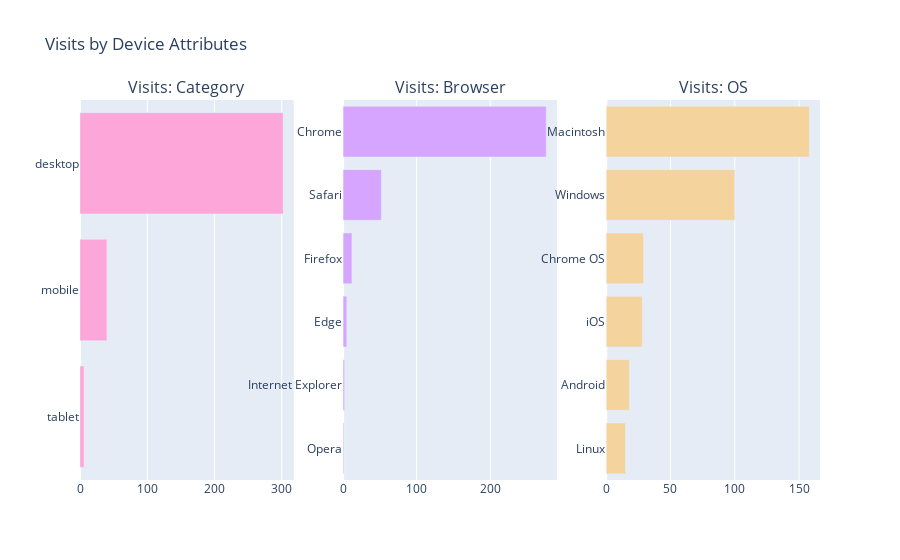
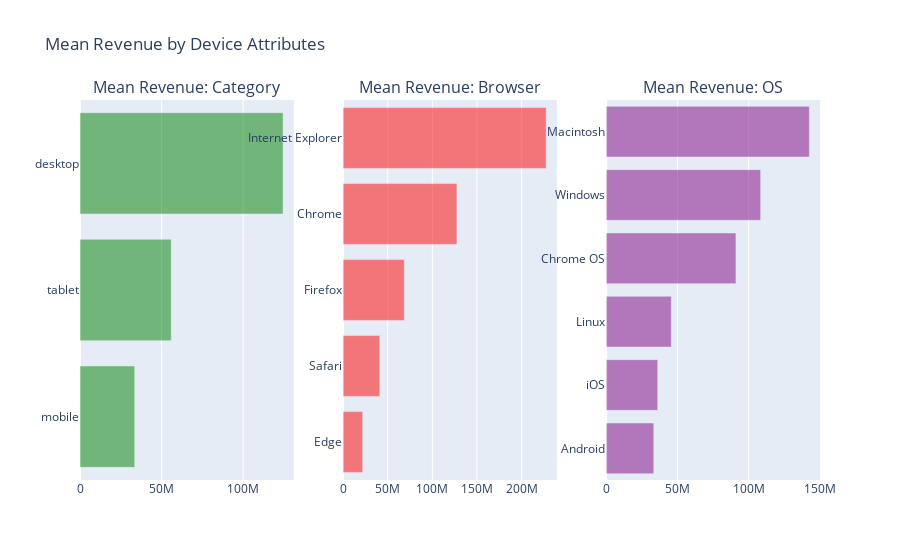

Notebook code cell kept with these figures, in order:
### Markdown cell above
### Device Attributes

> - There is a significant difference in visits from mobile and tablets, but mean revenue for both of them is very close.  
> - Interesting to note that maximum visits are from Chrome browser however maximum revenue is collected from visits throught firefox. 
> - Chrome OS users has generated maximum revenue though maximum visits are from windows and macintosh users

### Code cell
device_cols = ["device.browser", "device.deviceCategory", "device.operatingSystem"]

colors = ["#d6a5ff", "#fca6da", "#f4d39c", "#a9fcca"]
traces = []
for i, col in enumerate(device_cols):
    t = tranc[col].value_counts()
    traces.append(go.Bar(marker=dict(color=colors[i]),orientation="h", y = t.index[:15][::-1], x = t.values[:15][::-1]))

fig = tools.make_subplots(rows=1, cols=3, subplot_titles=["Visits: Category", "Visits: Browser","Visits: OS"], print_grid=False)
fig.append_trace(traces[1], 1, 1)
fig.append_trace(traces[0], 1, 2)
fig.append_trace(traces[2], 1, 3)

fig['layout'].update(height=400, showlegend=False, title="Visits by Device Attributes")
iplot(fig)

## convert transaction revenue to float
tranc["totals.totalTransactionRevenue"] = tranc["totals.totalTransactionRevenue"].astype('float')

device_cols = ["device.browser", "device.deviceCategory", "device.operatingSystem"]

fig = tools.make_subplots(rows=1, cols=3, subplot_titles=["Mean Revenue: Category", "Mean Revenue: Browser","Mean Revenue: OS"], print_grid=False)

colors = ["red", "green", "purple"]
trs = []
for i, col in enumerate(device_cols):
    tmp = tranc.groupby(col).agg({"totals.totalTransactionRevenue": "mean"}).reset_index().rename(columns={"totals.totalTransactionRevenue" : "Mean Revenue"})
    tmp = tmp.dropna().sort_values("Mean Revenue", ascending = False)
    tr = go.Bar(x = tmp["Mean Revenue"][::-1], orientation="h", marker=dict(opacity=0.5, color=colors[i]), y = tmp[col][::-1])
    trs.append(tr)

fig.append_trace(trs[1], 1, 1)
fig.append_trace(trs[0], 1, 2)
fig.append_trace(trs[2], 1, 3)
fig['layout'].update(height=400, showlegend=False, title="Mean Revenue by Device Attributes")
iplot(fig)

### Figure 1 — Plotly figure (JSON) as saved in the notebook; plotly's stock layout.template omitted (floating-point values rounded to 4 significant figures)
{"data": [{"marker": {"color": "#fca6da"}, "orientation": "h", "type": "bar", "x": [6, 40, 302], "xaxis": "x", "y": ["tablet", "mobile", "desktop"], "yaxis": "y"}, {"marker": {"color": "#d6a5ff"}, "orientation": "h", "type": "bar", "x": [1, 2, 5, 12, 52, 276], "xaxis": "x2", "y": ["Opera", "Internet Explorer", "Edge", "Firefox", "Safari", "Chrome"], "yaxis": "y2"}, {"marker": {"color": "#f4d39c"}, "orientation": "h", "type": "bar", "x": [15, 18, 28, 29, 100, 158], "xaxis": "x3", "y": ["Linux", "Android", "iOS", "Chrome OS", "Windows", "Macintosh"], "yaxis": "y3"}], "layout": {"annotations": [{"font": {"size": 16}, "showarrow": false, "text": "Visits: Category", "x": 0.1444, "xanchor": "center", "xref": "paper", "y": 1, "yanchor": "bottom", "yref": "paper"}, {"font": {"size": 16}, "showarrow": false, "text": "Visits: Browser", "x": 0.5, "xanchor": "center", "xref": "paper", "y": 1, "yanchor": "bottom", "yref": "paper"}, {"font": {"size": 16}, "showarrow": false, "text": "Visits: OS", "x": 0.8556, "xanchor": "center", "xref": "paper", "y": 1, "yanchor": "bottom", "yref": "paper"}], "autosize": true, "showlegend": false, "title": {"text": "Visits by Device Attributes"}, "xaxis": {"anchor": "y", "autorange": true, "domain": [0, 0.2889], "range": [0, 317.9], "type": "linear"}, "xaxis2": {"anchor": "y2", "autorange": true, "domain": [0.3556, 0.6444], "range": [0, 290.5], "type": "linear"}, "xaxis3": {"anchor": "y3", "autorange": true, "domain": [0.7111, 1], "range": [0, 166.3], "type": "linear"}, "yaxis": {"anchor": "x", "autorange": true, "domain": [0, 1], "range": [-0.5, 2.5], "type": "category"}, "yaxis2": {"anchor": "x2", "autorange": true, "domain": [0, 1], "range": [-0.5, 5.5], "type": "category"}, "yaxis3": {"anchor": "x3", "autorange": true, "domain": [0, 1], "range": [-0.5, 5.5], "type": "category"}}}

### Figure 2 — Plotly figure (JSON) as saved in the notebook; plotly's stock layout.template omitted (floating-point values rounded to 4 significant figures)
{"data": [{"marker": {"color": "green", "opacity": 0.5}, "orientation": "h", "type": "bar", "x": [33560000.0, 55980000, 124600000.0], "xaxis": "x", "y": ["mobile", "tablet", "desktop"], "yaxis": "y"}, {"marker": {"color": "red", "opacity": 0.5}, "orientation": "h", "type": "bar", "x": [21940000, 41160000.0, 68568000, 127500000.0, 227535000], "xaxis": "x2", "y": ["Edge", "Safari", "Firefox", "Chrome", "Internet Explorer"], "yaxis": "y2"}, {"marker": {"color": "purple", "opacity": 0.5}, "orientation": "h", "type": "bar", "x": [33384000, 36150000.0, 45682000, 91040000.0, 108390625, 142600000.0], "xaxis": "x3", "y": ["Android", "iOS", "Linux", "Chrome OS", "Windows", "Macintosh"], "yaxis": "y3"}], "layout": {"annotations": [{"font": {"size": 16}, "showarrow": false, "text": "Mean Revenue: Category", "x": 0.1444, "xanchor": "center", "xref": "paper", "y": 1, "yanchor": "bottom", "yref": "paper"}, {"font": {"size": 16}, "showarrow": false, "text": "Mean Revenue: Browser", "x": 0.5, "xanchor": "center", "xref": "paper", "y": 1, "yanchor": "bottom", "yref": "paper"}, {"font": {"size": 16}, "showarrow": false, "text": "Mean Revenue: OS", "x": 0.8556, "xanchor": "center", "xref": "paper", "y": 1, "yanchor": "bottom", "yref": "paper"}], "autosize": true, "showlegend": false, "title": {"text": "Mean Revenue by Device Attributes"}, "xaxis": {"anchor": "y", "autorange": true, "domain": [0, 0.2889], "range": [0, 131100000.0], "type": "linear"}, "xaxis2": {"anchor": "y2", "autorange": true, "domain": [0.3556, 0.6444], "range": [0, 239500000.0], "type": "linear"}, "xaxis3": {"anchor": "y3", "autorange": true, "domain": [0.7111, 1], "range": [0, 150100000.0], "type": "linear"}, "yaxis": {"anchor": "x", "autorange": true, "domain": [0, 1], "range": [-0.5, 2.5], "type": "category"}, "yaxis2": {"anchor": "x2", "autorange": true, "domain": [0, 1], "range": [-0.5, 4.5], "type": "category"}, "yaxis3": {"anchor": "x3", "autorange": true, "domain": [0, 1], "range": [-0.5, 5.5], "type": "category"}}}
